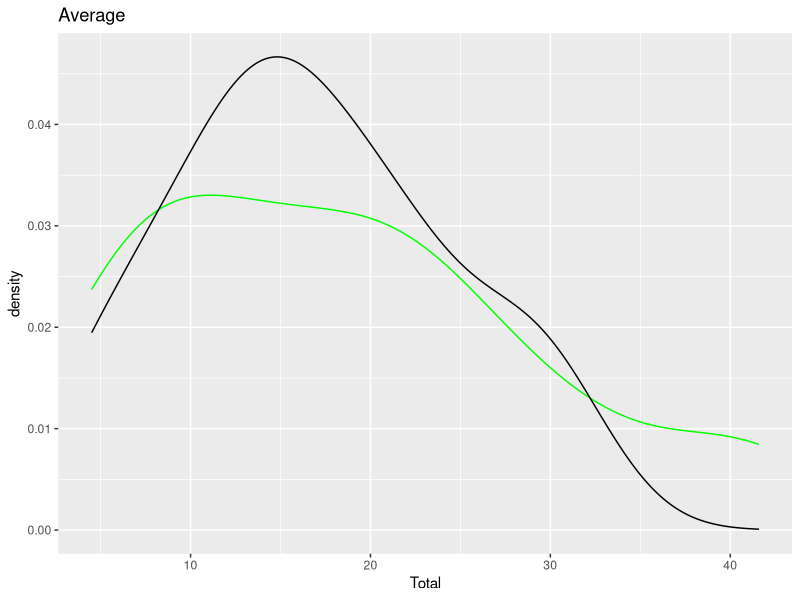
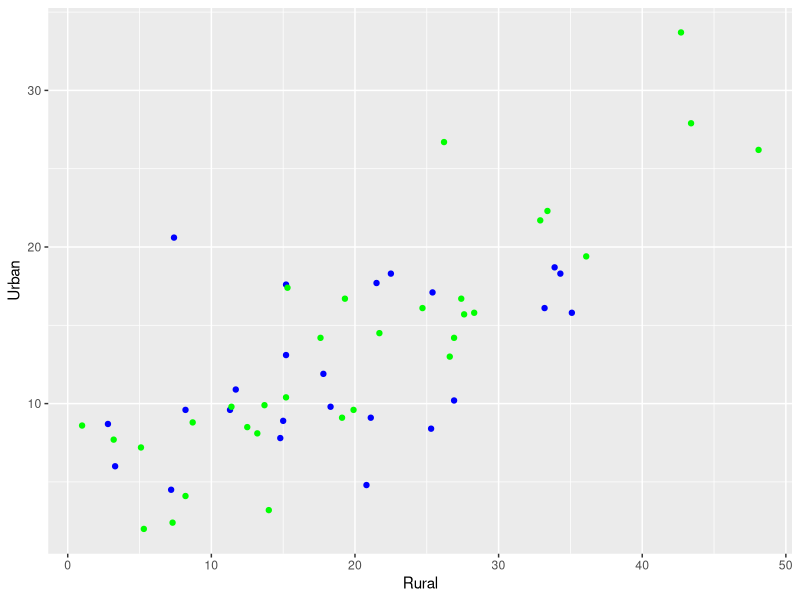
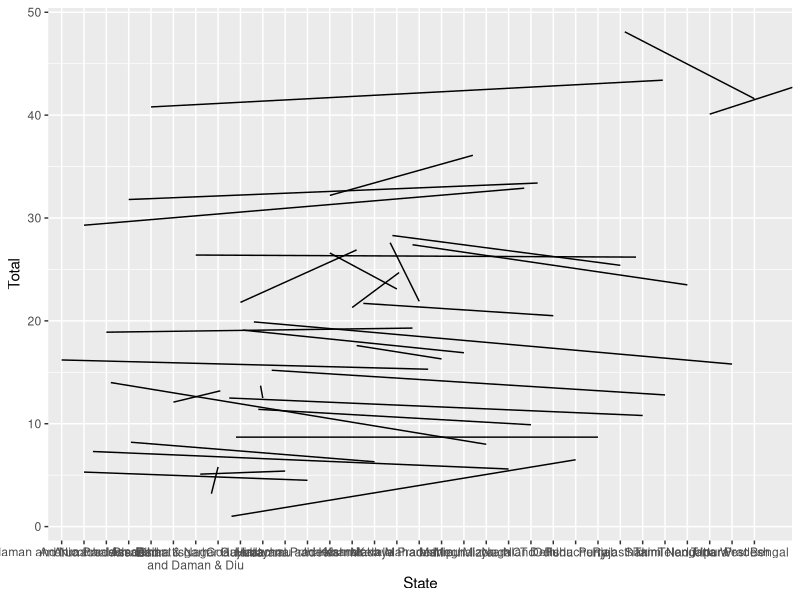
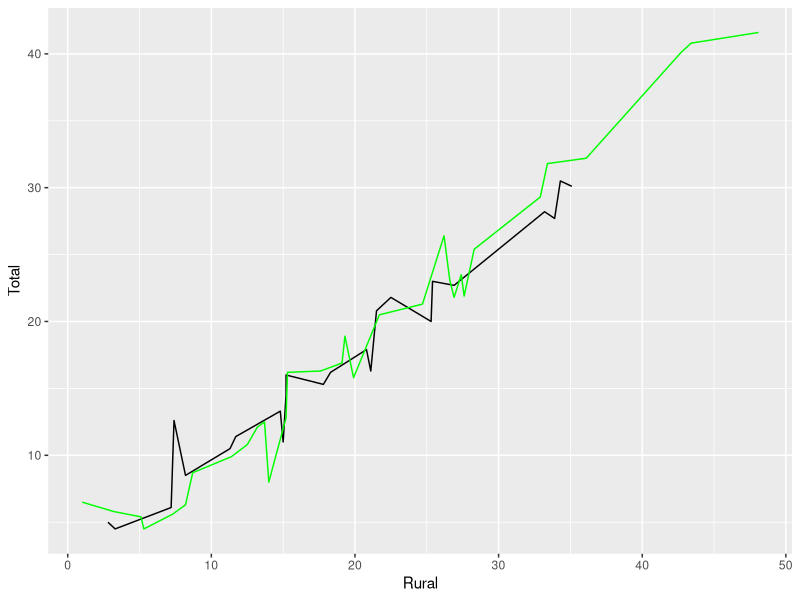
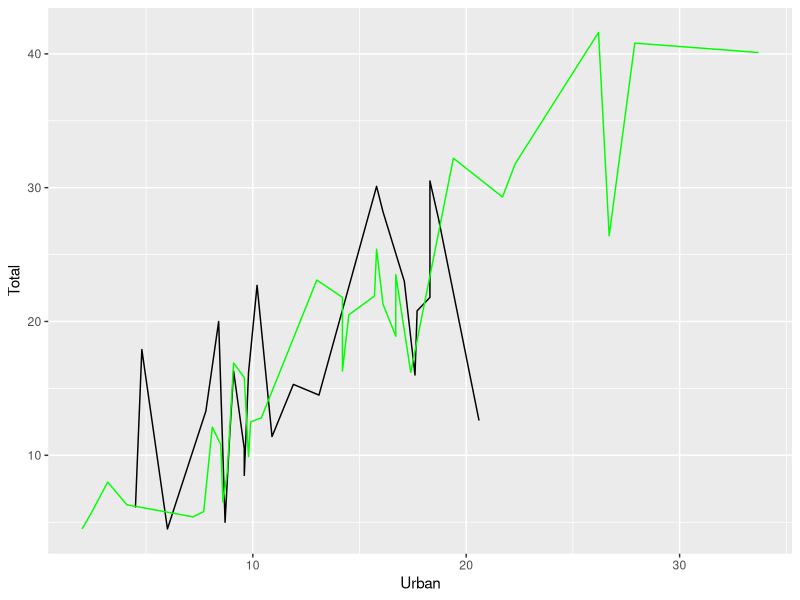

These figures' R source, in order:
## ---- chunk 1
knitr::opts_chunk$set(echo = TRUE)
library(tidyverse)
library(dplyr)
library(readxl)
library(ggplot2)
library(scales)
## ---- chunk 2
Fem <- read_excel("NFHS_Fem.xls")
Mal <- read_excel("NFHS_Mal.xls")
## ---- chunk 3
head(Fem)
tail(Fem)
## ---- chunk 4
head(Mal)
tail(Mal)
## ---- chunk 5
Fem <- Fem %>% drop_na()
Mal <- Mal %>% drop_na()
## ---- chunk 6
ggplot() + 
  geom_density(data = Fem,
               aes(x = Total),
               color = "green") + 
  geom_density(data = Mal,
               aes(x = Total))+
  labs(title = "Average")
## ---- chunk 7
ggplot()+
  geom_point(data = Mal,
             aes(x = Rural,
                 y = Urban),
             color = "blue") + 
  geom_point(data = Fem,
             aes(x = Rural,
                 y = Urban),
             colour = "green")
## ---- chunk 8
Fem %>% 
   ggplot(data = .) + 
  geom_segment(aes(y = Total,
                   x = State, 
                   xend = Urban, 
                   yend = Rural))
## ---- chunk 9
ggplot()+
  geom_line(data = Mal,
             aes(x = Rural,
                 y = Total)) + 
  geom_line(data = Fem,
             aes(x = Rural,
                 y = Total),
             colour = "green")
## ---- chunk 10
ggplot()+
  geom_line(data = Mal,
             aes(x = Urban,
                 y = Total)) + 
  geom_line(data = Fem,
             aes(x = Urban,
                 y = Total),
             colour = "green")


